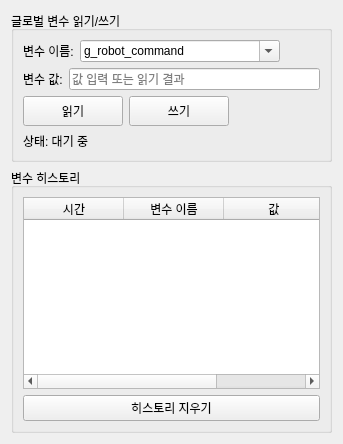
      <widget class="QWidget" name="tab_globalVariables">
       <attribute name="title">
        <string>글로벌 변수</string>
       </attribute>
       <layout class="QVBoxLayout" name="verticalLayout_globalVariables">
        <item>
         <widget class="QGroupBox" name="groupBox_variableControl">
          <property name="title">
           <string>글로벌 변수 읽기/쓰기</string>
          </property>
          <layout class="QVBoxLayout" name="verticalLayout_variableControl">
           <!-- 변수 이름 선택 -->
           <item>
            <layout class="QHBoxLayout" name="horizontalLayout_variableName">
             <item>
              <widget class="QLabel" name="label_variableName">
               <property name="text">
                <string>변수 이름:</string>
               </property>
              </widget>
             </item>
             <item>
              <widget class="QComboBox" name="comboBox_variableName">
               <property name="editable">
                <bool>true</bool>
               </property>
               <property name="minimumSize">
                <size>
                 <width>200</width>
                 <height>0</height>
                </size>
               </property>
               <property name="sizePolicy">
                <sizepolicy hsizetype="Fixed" vsizetype="Fixed">
                 <horstretch>0</horstretch>
                 <verstretch>0</verstretch>
                </sizepolicy>
               </property>
               <item>
                <property name="text">
                 <string>g_robot_command</string>
                </property>
               </item>
               <item>
                <property name="text">
                 <string>g_TM_Landmark</string>
                </property>
               </item>
               <item>
                <property name="text">
                 <string>g_tm_landmark_detect</string>
                </property>
               </item>
               <item>
                <property name="text">
                 <string>g_jig_landmark1_detect</string>
                </property>
               </item>
               <item>
                <property name="text">
                 <string>g_jig_landmark2_detect</string>
                </property>
               </item>
               <item>
                <property name="text">
                 <string>g_jig_landmark3_detect</string>
                </property>
               </item>
               <item>
                <property name="text">
                 <string>g_jig_landmark4_detect</string>
                </property>
               </item>
               <item>
                <property name="text">
                 <string>g_Jig_Landmark1</string>
                </property>
               </item>
               <item>
                <property name="text">
                 <string>g_Jig_Landmark2</string>
                </property>
               </item>
               <item>
                <property name="text">
                 <string>g_Jig_Landmark3</string>
                </property>
               </item>
               <item>
                <property name="text">
                 <string>g_Jig_Landmark4</string>
                </property>
               </item>
              </widget>
             </item>
             <item>
              <spacer name="horizontalSpacer_variableName">
               <property name="orientation">
                <enum>Qt::Horizontal</enum>
               </property>
               <property name="sizeHint" stdset="0">
                <size>
                 <width>40</width>
                 <height>20</height>
                </size>
               </property>
              </spacer>
             </item>
            </layout>
           </item>
           <!-- 변수 값 입력 -->
           <item>
            <layout class="QHBoxLayout" name="horizontalLayout_variableValue">
             <item>
              <widget class="QLabel" name="label_variableValue">
               <property name="text">
                <string>변수 값:</string>
               </property>
              </widget>
             </item>
             <item>
              <widget class="QLineEdit" name="lineEdit_variableValue">
               <property name="placeholderText">
                <string>값 입력 또는 읽기 결과</string>
               </property>
              </widget>
             </item>
            </layout>
           </item>
           <!-- 버튼들 -->
           <item>
            <layout class="QHBoxLayout" name="horizontalLayout_variableButtons">
             <item>
              <widget class="QPushButton" name="pushButton_readVariable">
               <property name="text">
                <string>읽기</string>
               </property>
               <property name="minimumSize">
                <size>
                 <width>100</width>
                 <height>30</height>
                </size>
               </property>
              </widget>
             </item>
             <item>
              <widget class="QPushButton" name="pushButton_writeVariable">
               <property name="text">
                <string>쓰기</string>
               </property>
               <property name="minimumSize">
                <size>
                 <width>100</width>
                 <height>30</height>
                </size>
               </property>
              </widget>
             </item>
             <item>
              <spacer name="horizontalSpacer_variableButtons">
               <property name="orientation">
                <enum>Qt::Horizontal</enum>
               </property>
               <property name="sizeHint" stdset="0">
                <size>
                 <width>40</width>
                 <height>20</height>
                </size>
               </property>
              </spacer>
             </item>
            </layout>
           </item>
           <!-- 상태 표시 -->
           <item>
            <widget class="QLabel" name="label_variableStatus">
             <property name="text">
              <string>상태: 대기 중</string>
             </property>
            </widget>
           </item>
          </layout>
         </widget>
        </item>
        <!-- 변수 히스토리 -->
        <item>
         <widget class="QGroupBox" name="groupBox_variableHistory">
          <property name="title">
           <string>변수 히스토리</string>
          </property>
          <layout class="QVBoxLayout" name="verticalLayout_variableHistory">
           <item>
            <widget class="QTableWidget" name="tableWidget_variableHistory">
             <property name="columnCount">
              <number>3</number>
             </property>
             <column>
              <property name="text">
               <string>시간</string>
              </property>
             </column>
             <column>
              <property name="text">
               <string>변수 이름</string>
              </property>
             </column>
             <column>
              <property name="text">
               <string>값</string>
              </property>
             </column>
            </widget>
           </item>
           <item>
            <widget class="QPushButton" name="pushButton_clearHistory">
             <property name="text">
              <string>히스토리 지우기</string>
             </property>
            </widget>
           </item>
          </layout>
         </widget>
        </item>
       </layout>
      </widget>
